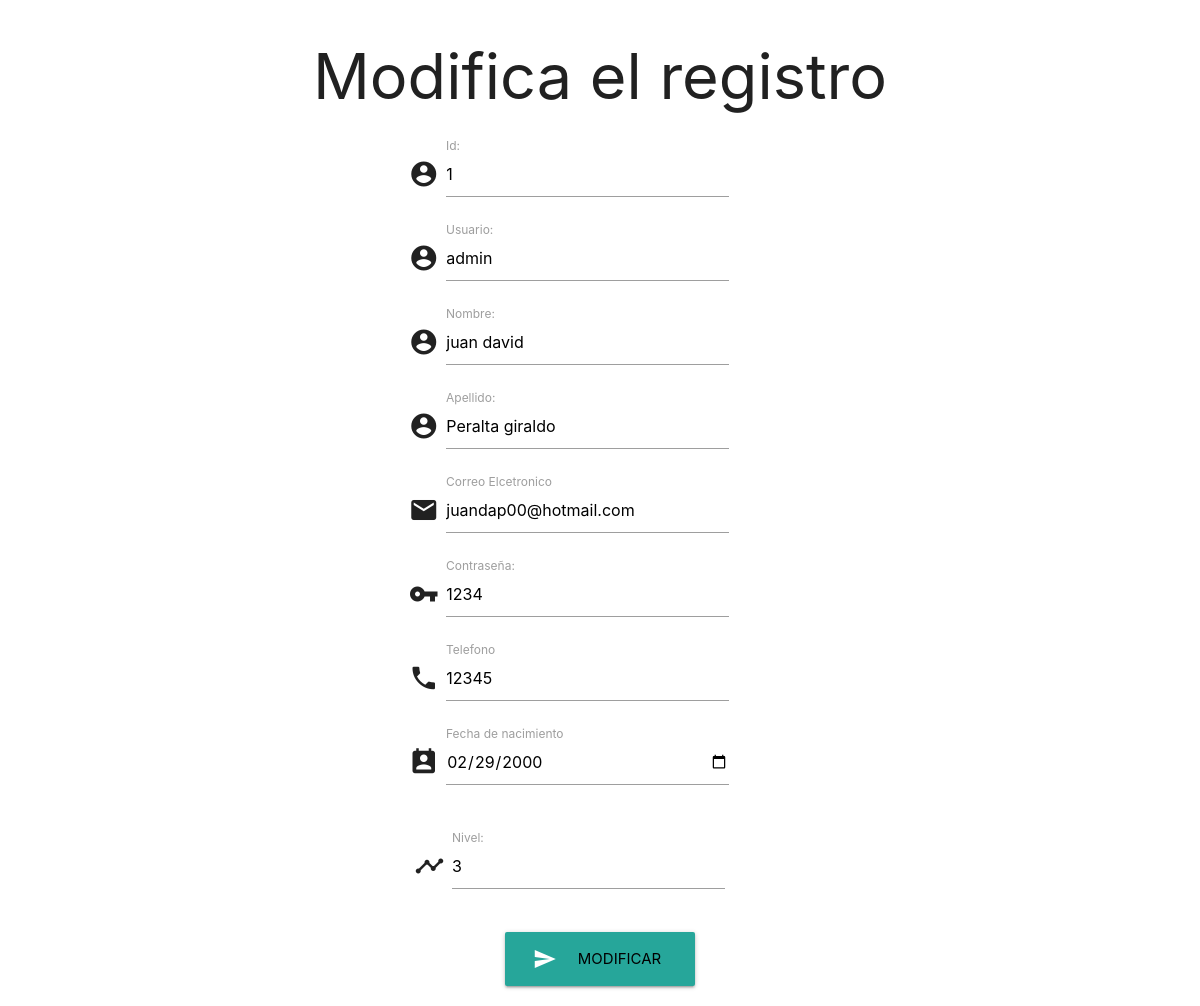
The app's page /editar.php?var=1 (signed in) with its own data.
### tables this page shows
CREATE TABLE `usuarios` (
  `id` int(5) NOT NULL,
  `usuario` varchar(10) NOT NULL,
  `clave` int(10) NOT NULL,
  `correo` varchar(30) NOT NULL,
  `telefono` int(30) NOT NULL,
  `nombre` varchar(30) NOT NULL,
  `apellido` varchar(25) NOT NULL,
  `fecha de nacimiento` date NOT NULL,
  `genero` varchar(2) NOT NULL,
  `nivel` int(3) NOT NULL
);

### editar.php (the view, shortened to what this page needs)
<?php
 include("Config.php");
if (isset ($_GET['var'])){
	$id=$_GET['var'];
$sql = "SELECT * FROM usuarios WHERE id='$id' ";
$result = $conn->query($sql);
	if ($result->num_rows > 0) {
	$row = $result->fetch_assoc();
	}
}
?>
<!doctype html>
<html>
<head>
    <?php
        include ('head.php');
    ?>
</head>
<body >
	<div class="conatiner center">
	<h1>Modifica el registro</h1>
	</div>
	<div class="container center">
    <div class="row">
    <form class="col s12" method="post" action="">
      <div class="row">
		  <div class="input-field col s5 offset-s3">
           <i class="material-icons prefix">account_circle</i>
          <input placeholder="Id" id="first_name" type="text" class="validate" name="id" value="<?php echo $row["id"]?>">
          <label for="first_name">Id:</label>
        </div>
        <div class="input-field col s5 offset-s3">
           <i class="material-icons prefix">account_circle</i>
          <input placeholder="Usuario" id="first_name" type="text" class="validate" name="usuario" value="<?php echo $row["usuario"]?>">
          <label for="first_name">Usuario:</label>
        </div>
        <div class="input-field col s5 offset-s3">
           <i class="material-icons prefix">account_circle</i>
          <input placeholder="Nombre"id="last_name" type="text" class="validate" name="nombre" value="<?php echo $row["nombre"]?>">
          <label for="last_name">Nombre:</label>
        </div>
        <div class="input-field col s5 offset-s3">
           <i class="material-icons prefix">account_circle</i>
          <input placeholder="Apellido"id="last_name" type="text" class="validate" name="apellido" value="<?php echo $row["apellido"]?>">
          <label for="last_name">Apellido:</label>
        </div>
        <div class="input-field col s5 offset-s3">
          <i class="material-icons prefix">email</i>
          <input id="email" type="email" class="validate" name="correo" value="<?php echo $row["correo"]?>">
          <label for="email">Correo Elcetronico</label>
        </div>
		   <div class="input-field col s5 offset-s3">
           <i class="material-icons prefix">vpn_key</i>
          <input placeholder="Contraseña" id="password" type="text"class="validate" name="clave" value="<?php echo $row["clave"]?>">
          <label for="first_name">Contraseña:</label>
        </div>
         <div class="input-field col s5 offset-s3">
          <i class="material-icons prefix">phone</i>
          <input id="icon_telephone" type="tel" class="validate" name="telefono" value="<?php echo $row["telefono"]?>">
          <label for="icon_telephone">Telefono</label>
         </div>
        <div class="input-field col s5 offset-s3">
           <i class="material-icons prefix">perm_contact_calendar</i>
            <input id="calendario" type="date" name="fechadenac" value="<?php echo $row["fecha de nacimiento"]?>">
            <label >Fecha de nacimiento</label>
        </div>
		  </div>
		 <div class="input-field col s5 offset-s3">
           <i class="material-icons prefix">timeline</i>
          <input placeholder="Nivel" id="tel" type="text" class="validate" name="nivel" value="<?php echo $row["nivel"]?>">
          <label for="first_name">Nivel:</label>
        </div>
		 </div>
		  <div class="row center">
        <a class="waves-effect waves-light btn-large shake-slow"><i class="material-icons left  ">send</i><input type="submit" value="modificar" name="modificar"></input></a>
      </div>
		</div>
</body>
</html>

### records on screen
usuarios: id "1", usuario "admin", nombre "juan david", apellido "Peralta giraldo", correo "juandap00@hotmail.com", clave "1234", telefono "12345", fechadenac "02/29/2000", nivel "3"
